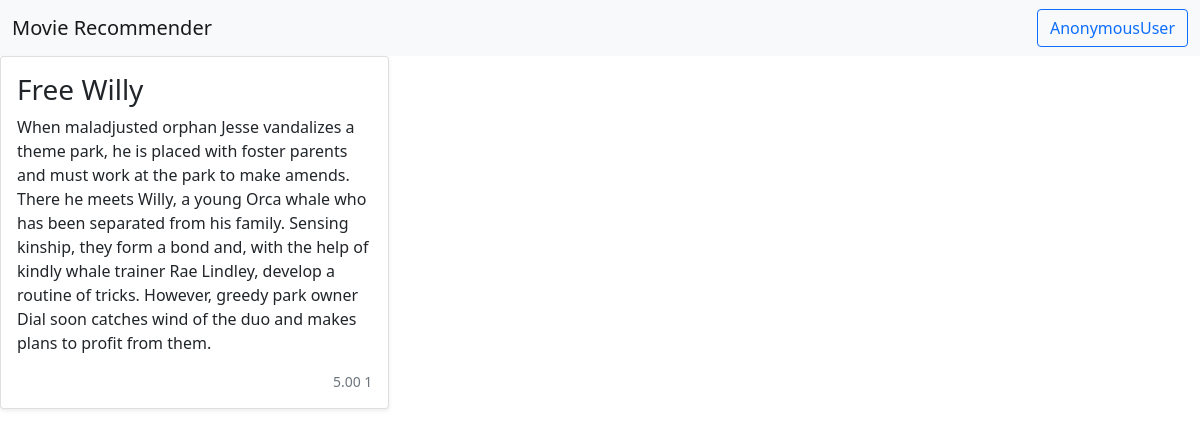
/movie/1634/, run on the app's committed database.
### movies/models.py (models this page shows, shortened)
class Movie(models.Model):
    title = models.CharField(max_length=100)
    overview = models.TextField()
    release_date = models.DateField(auto_now=False, auto_now_add=False, blank=True, null=True)
    timestamp = models.DateTimeField(auto_now_add=True)
    rating = GenericRelation(Rating)
    rating_last_updated = models.DateField(auto_now=False, auto_now_add=False, blank=True, null=True)
    rating_avg = models.DecimalField(blank=True, null=True, max_digits=5, decimal_places=2)
    rating_count = models.IntegerField(blank=True, null=True)
    objects = MovieManager()
    def get_absolute_url(self):
        return reverse("movies:movie_detail", kwargs={"pk": self.pk})

### movies/views.py (the view)
class MovieDetailView(generic.DetailView):
    template_name = "movies/movie_detail.html"
    queryset = Movie.objects.all()
    def get_context_data(self, *args, **kwargs):
        context = super().get_context_data(*args, **kwargs)
        request = self.request
        user = request.user
        if user.is_authenticated:
            object = context["object"]
            object_ids = [object.id]
            my_ratings = user.rating_set.movies().as_object_dict(object_ids=object_ids)
            context["my_ratings"] = my_ratings
        return context

### ratings/context_processors.py (called while the page is built)
def ratings_choice(request):
    return {"ratings_choice": RatingChoice.values}

### templates/movies/movie_detail.html (shortened to what this page needs)
{% extends 'base.html' %}
{% block body %}
<div class="row row-cols-1 row-cols-sm-2 row-cols-md-3 g-3">
    <div class="col">
        <div class="card shadow-sm">
            <div class="card-body">
                <h3>{{ object.title }}</h3>
                <p class="card-text">{{ object.overview }}</p>
                <div class="d-flex justify-content-between align-items-center">
                    {% if object.rating_avg is not None %}
                    <small class="text-muted">{{ object.rating_avg }} {{ object.rating_count }}</small>
                    {% endif %}
                </div>
            </div>
        </div>
    </div>
</div>
{% endblock body %}

### data on the page
Movie: title "Free Willy", overview "When maladjusted orphan Jesse vandalizes a theme park, he is placed with foster parents and must work at the park to make amends. There he meets Willy, a young Orca whale who has been separated from his family. Sensing kinship, they form a bond and, with the help of kindly whale trainer Rae Lindley, develop a routine of tricks. However, greedy park owner Dial soon catches wind of the duo and makes plans to profit from them.", rating_avg "5.00", rating_count "1"
